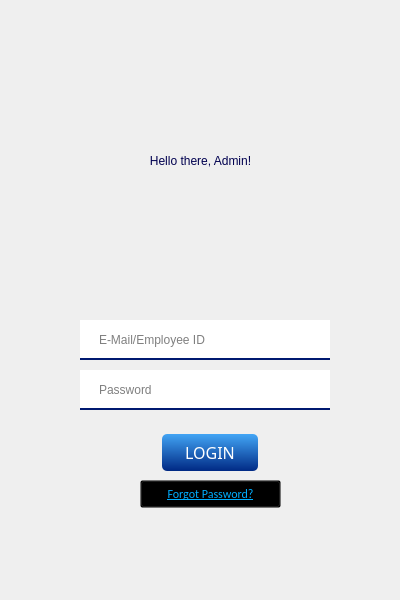
<?xml version="1.0" encoding="UTF-8"?>
<ui version="4.0">
 <class>Form</class>
 <widget class="QWidget" name="Form">
  <property name="geometry">
   <rect>
    <x>0</x>
    <y>0</y>
    <width>400</width>
    <height>600</height>
   </rect>
  </property>
  <property name="minimumSize">
   <size>
    <width>400</width>
    <height>600</height>
   </size>
  </property>
  <property name="maximumSize">
   <size>
    <width>400</width>
    <height>600</height>
   </size>
  </property>
  <property name="windowTitle">
   <string>Admin Login</string>
  </property>
  <property name="windowIcon">
   <iconset resource="icons.qrc">
    <normaloff>:/admin/admin.png</normaloff>
    <normalon>:/admin/admin.png</normalon>:/admin/admin.png</iconset>
  </property>
  <property name="autoFillBackground">
   <bool>true</bool>
  </property>
  <property name="styleSheet">
   <string notr="true"/>
  </property>
  <widget class="QPushButton" name="login">
   <property name="geometry">
    <rect>
     <x>160</x>
     <y>430</y>
     <width>100</width>
     <height>45</height>
    </rect>
   </property>
   <property name="font">
    <font>
     <family>Slate For OnePlus Medium</family>
     <pointsize>-1</pointsize>
     <weight>7</weight>
     <italic>false</italic>
     <bold>false</bold>
    </font>
   </property>
   <property name="styleSheet">
    <string notr="true">
#login{
	font: 57 8pt &quot;Slate For OnePlus Medium&quot;;
background-color:qlineargradient(spread:pad, x1:0.462, y1:1, x2:0.487, y2:0, stop:0 rgba(0, 41, 132, 255), stop:1 rgba(66, 165, 245, 255));
    color: white;
    padding: 5px;
    text-align: center;
    font-size: 16px;
    margin: 4px 2px;
border-radius: 5px;
}
#login:hover{
background-color:#01579B;

}
#login:pressed{
background-color:#1A237E;
}</string>
   </property>
   <property name="text">
    <string>LOGIN</string>
   </property>
   <property name="shortcut">
    <string>Return</string>
   </property>
  </widget>
  <widget class="QPushButton" name="f_pass">
   <property name="geometry">
    <rect>
     <x>140</x>
     <y>480</y>
     <width>141</width>
     <height>28</height>
    </rect>
   </property>
   <property name="font">
    <font>
     <family>Calibri</family>
     <underline>true</underline>
    </font>
   </property>
   <property name="cursor">
    <cursorShape>PointingHandCursor</cursorShape>
   </property>
   <property name="styleSheet">
    <string notr="true">color:rgb(0, 174, 255);
background-color: transparent;
border-color: transparent;
selection-color: transparent;
selection-background-color:transparent;
gridline-color: transparent;</string>
   </property>
   <property name="text">
    <string>Forgot Password?</string>
   </property>
  </widget>
  <widget class="QLabel" name="label">
   <property name="geometry">
    <rect>
     <x>0</x>
     <y>120</y>
     <width>401</width>
     <height>81</height>
    </rect>
   </property>
   <property name="styleSheet">
    <string notr="true">font: 57 22pt &quot;Slate For OnePlus Medium&quot;;
background-color: transparent;
border-color: transparent;

color: #00004f</string>
   </property>
   <property name="text">
    <string>Hello there, Admin!</string>
   </property>
   <property name="alignment">
    <set>Qt::AlignCenter</set>
   </property>
  </widget>
  <widget class="QLabel" name="label_3">
   <property name="geometry">
    <rect>
     <x>140</x>
     <y>180</y>
     <width>111</width>
     <height>101</height>
    </rect>
   </property>
   <property name="text">
    <string/>
   </property>
   <property name="pixmap">
    <pixmap resource="icons.qrc">:/admin/admin1.png</pixmap>
   </property>
   <property name="scaledContents">
    <bool>true</bool>
   </property>
  </widget>
  <widget class="QLabel" name="label_2">
   <property name="geometry">
    <rect>
     <x>0</x>
     <y>0</y>
     <width>401</width>
     <height>601</height>
    </rect>
   </property>
   <property name="text">
    <string/>
   </property>
   <property name="pixmap">
    <pixmap resource="icons.qrc">:/Wallpaper/l1.png</pixmap>
   </property>
   <property name="scaledContents">
    <bool>true</bool>
   </property>
  </widget>
  <widget class="QLineEdit" name="username">
   <property name="geometry">
    <rect>
     <x>80</x>
     <y>320</y>
     <width>250</width>
     <height>40</height>
    </rect>
   </property>
   <property name="styleSheet">
    <string notr="true">#username{
background-color: white;
border-bottom-color: #001970;
border-top-color: transparent;
border-left-color: transparent;
border-right-color: transparent;
border-style: outset;
border-width: 2px;
font: 57 10pt &quot;Slate For OnePlus&quot;;
padding: 6px;
padding-left: 15px;
}
#username:hover {
    border-style: inset;
}
#username:focus {
    background-color: #E3F2FD;
    border-style: inset;
}</string>
   </property>
   <property name="placeholderText">
    <string>E-Mail/Employee ID</string>
   </property>
   <property name="clearButtonEnabled">
    <bool>true</bool>
   </property>
  </widget>
  <widget class="QLineEdit" name="password">
   <property name="geometry">
    <rect>
     <x>80</x>
     <y>370</y>
     <width>250</width>
     <height>40</height>
    </rect>
   </property>
   <property name="styleSheet">
    <string notr="true">#password{
background-color: white;
border-bottom-color: #001970;
border-top-color: transparent;
border-left-color: transparent;
border-right-color: transparent;
border-style: outset;
border-width: 2px;
font: 57 10pt &quot;Slate For OnePlus&quot;;
padding: 6px;
padding-left: 15px;
}
#password:hover {
    border-style: inset;
}
#password:focus {
    background-color: #E3F2FD;
    border-style: inset;
}</string>
   </property>
   <property name="placeholderText">
    <string>Password</string>
   </property>
   <property name="clearButtonEnabled">
    <bool>true</bool>
   </property>
  </widget>
  <zorder>label_2</zorder>
  <zorder>login</zorder>
  <zorder>f_pass</zorder>
  <zorder>label</zorder>
  <zorder>label_3</zorder>
  <zorder>username</zorder>
  <zorder>password</zorder>
 </widget>
 <resources>
  <include location="icons.qrc"/>
 </resources>
 <connections/>
</ui>
